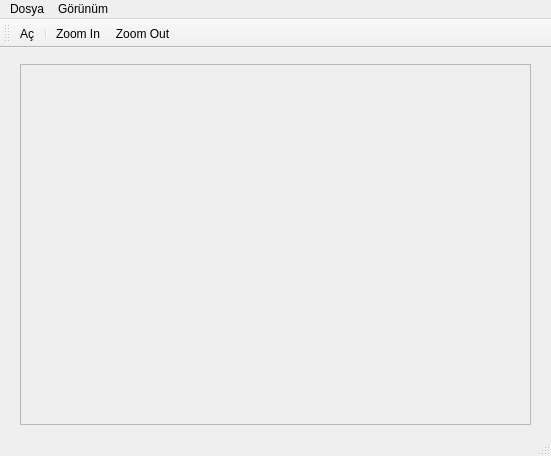
<?xml version="1.0" encoding="UTF-8"?>
<ui version="4.0">
 <class>MainWindow</class>
 <widget class="QMainWindow" name="MainWindow">
  <property name="geometry">
   <rect>
    <x>0</x>
    <y>0</y>
    <width>551</width>
    <height>456</height>
   </rect>
  </property>
  <property name="windowTitle">
   <string>MainWindow</string>
  </property>
  <widget class="QWidget" name="centralwidget">
   <widget class="QScrollArea" name="scrollArea">
    <property name="geometry">
     <rect>
      <x>20</x>
      <y>16</y>
      <width>511</width>
      <height>361</height>
     </rect>
    </property>
    <property name="widgetResizable">
     <bool>true</bool>
    </property>
    <widget class="QWidget" name="scrollAreaWidgetContents_2">
     <property name="geometry">
      <rect>
       <x>0</x>
       <y>0</y>
       <width>509</width>
       <height>359</height>
      </rect>
     </property>
    </widget>
   </widget>
  </widget>
  <widget class="QMenuBar" name="menubar">
   <property name="geometry">
    <rect>
     <x>0</x>
     <y>0</y>
     <width>551</width>
     <height>26</height>
    </rect>
   </property>
   <widget class="QMenu" name="menuDosya">
    <property name="title">
     <string>Dosya</string>
    </property>
    <addaction name="actionAc"/>
   </widget>
   <widget class="QMenu" name="menuG_r_n_m">
    <property name="title">
     <string>Görünüm</string>
    </property>
    <addaction name="actionZoom_in"/>
    <addaction name="actionZoom_out"/>
   </widget>
   <addaction name="menuDosya"/>
   <addaction name="menuG_r_n_m"/>
  </widget>
  <widget class="QStatusBar" name="statusbar"/>
  <widget class="QToolBar" name="toolBar">
   <property name="windowTitle">
    <string>toolBar</string>
   </property>
   <attribute name="toolBarArea">
    <enum>TopToolBarArea</enum>
   </attribute>
   <attribute name="toolBarBreak">
    <bool>false</bool>
   </attribute>
   <addaction name="actionAc"/>
   <addaction name="separator"/>
   <addaction name="actionZoom_in"/>
   <addaction name="actionZoom_out"/>
  </widget>
  <action name="actionAc">
   <property name="text">
    <string>Aç</string>
   </property>
  </action>
  <action name="actionZoom_in">
   <property name="text">
    <string>Zoom In</string>
   </property>
  </action>
  <action name="actionZoom_out">
   <property name="text">
    <string>Zoom Out</string>
   </property>
  </action>
 </widget>
 <resources/>
 <connections/>
</ui>
